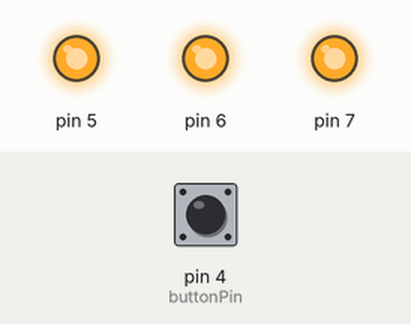
Bench run of a sketch on a simulated Arduino Uno, built with avr-gcc and run on an emulated ATmega328P. Parts: output pins drawn as LEDs (lit = HIGH). Dashed ring = blinking. The inputs (shaded band) are chosen by the test bench; at power-on: pin 4 (buttonPin) LOW.

Above: at 1.2 s.
1.3 s: pin 4 (buttonPin) pulled HIGH for 0.15 s
At 1.7 s:
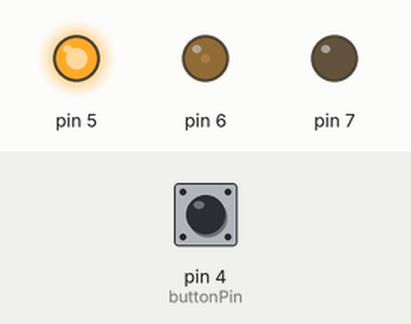
4.3 s: pin 4 (buttonPin) pulled HIGH for 1 s
At 5.2 s:
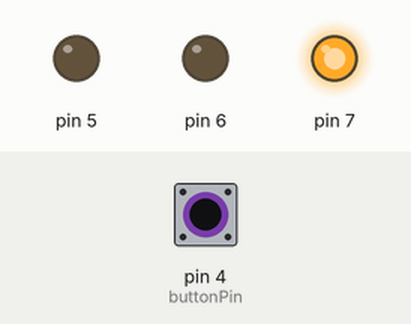
6.8 s: pin 4 (buttonPin) pulled HIGH for 3.2 s
At 8.2 s:
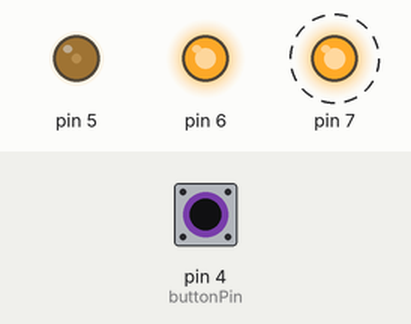
Timing chart, 0 to 12.8 s (numbered marks = the images above; inputs shaded):
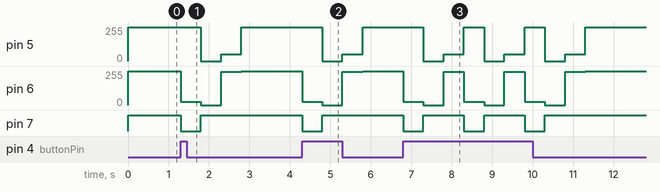

The sketch:

botton.ino
```cpp
const int buttonPin = 4;
int buttonState = 0;

void setup() {
  pinMode(5, OUTPUT);  // R
  pinMode(7, OUTPUT);  // G
  pinMode(6, OUTPUT);  // B
}

void loop() {

  buttonState = digitalRead(buttonPin);

  if (buttonState == HIGH) {
    analogWrite(5, 255);
    analogWrite(7, 100);
    analogWrite(6, 24);
    delay(500);
    analogWrite(5, 0);
    analogWrite(7, 255);
    analogWrite(6, 0);
    delay(500);
    analogWrite(5, 50);
    analogWrite(7, 150);
    analogWrite(6, 248);
    delay(500);
  }

  else {
    analogWrite(5, 255);
    analogWrite(7, 255);
    analogWrite(6, 255);
  }
  }
  /*// 藍色
  analogWrite(5, 255);
  analogWrite(7, 100);
  analogWrite(6, 24);
  delay(500);

  // 紫色
  analogWrite(5, 0);
  analogWrite(7, 255);
  analogWrite(6, 0);
  delay(500);

  // 粉紅色
  analogWrite(5, 50);
  analogWrite(7, 150);
  analogWrite(6, 248);
  delay(500);*/
```

Measured:
- after the input at 1.3 s, pin 5: 255/255 → 0/255 after 0.50 s, → 50/255 0.50 s later, → 255/255 0.50 s later; pin 6: 255/255 → 24/255 at once, → 0/255 0.50 s later, → 248/255 0.50 s later, → 255/255 0.50 s later; pin 7: HIGH → LOW at once, → HIGH 0.50 s later
- after the input at 4.3 s, pin 5: 255/255 → 0/255 after 0.50 s, → 50/255 0.50 s later, → 255/255 0.50 s later; pin 6: 255/255 → 24/255 at once, → 0/255 0.50 s later, → 248/255 0.50 s later, → 255/255 0.50 s later; pin 7: HIGH → LOW at once, → HIGH 0.50 s later
- after the input at 6.8 s, pin 5: 255/255 → 0/255 after 0.50 s, then repeats every 1.5 s: 50/255 0.50 s, 255/255 0.50 s, 0/255 0.50 s, until it stays 255/255 from 11.3 s; pin 6: 255/255 → 24/255 at once, then repeats every 1.5 s: 0/255 0.50 s, 248/255 0.50 s, 24/255 0.50 s, until it stays 255/255 from 11.3 s
